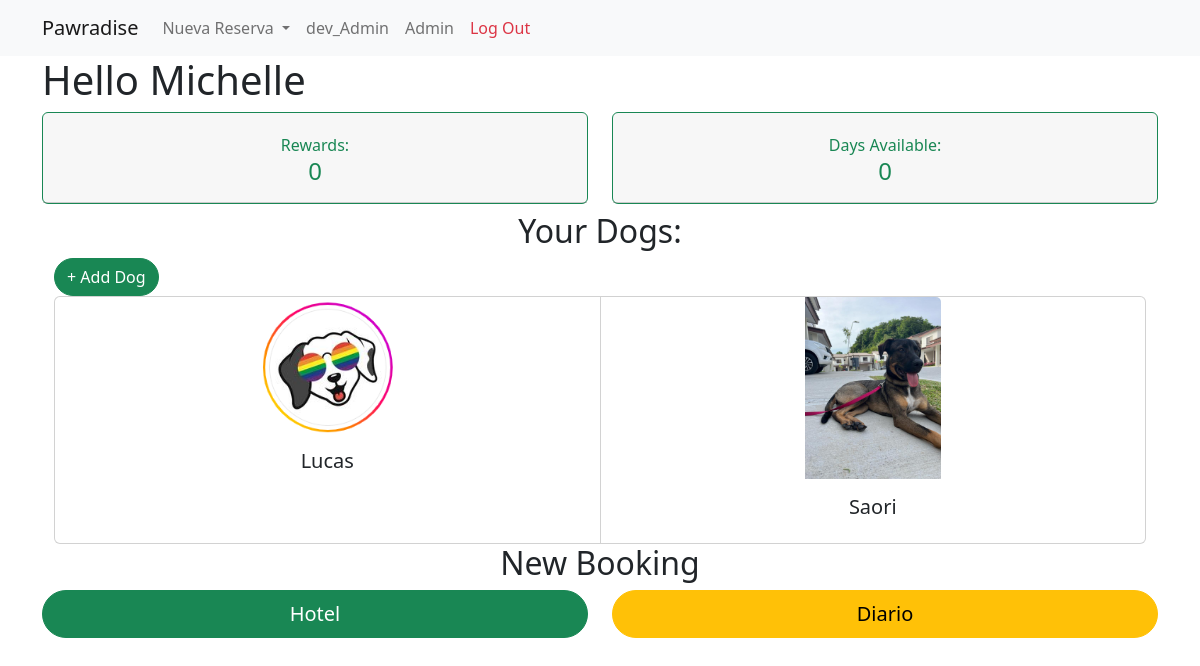
The app's page /home (signed in), older data.
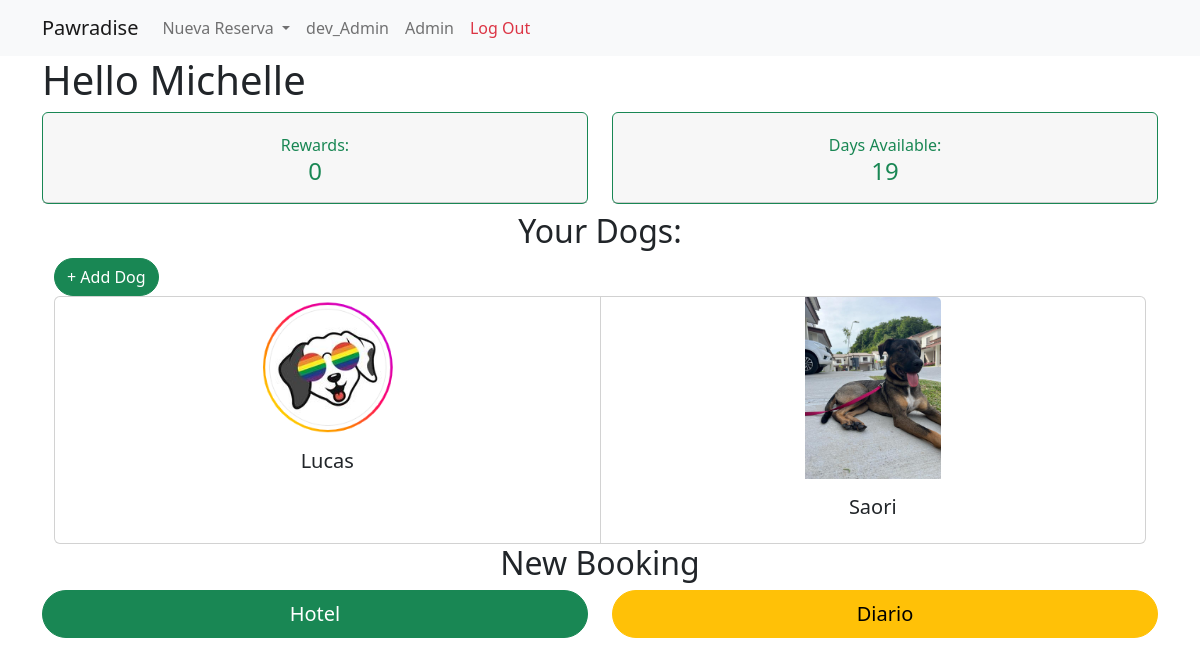
The same page, newer data.
### main/models.py (models this page shows, shortened)
class User(AbstractUser):
    nombre = models.CharField(max_length=250)
    apellido = models.CharField(max_length=250,default='None')
    telefono = models.CharField(max_length=250)
    email = models.EmailField(unique=True,max_length=250)
    rewards = models.IntegerField(null=False,default=0)
    available_days = models.IntegerField(null=False,default=0)
    balance = models.DecimalField(null=True,max_digits=6,decimal_places=2)
    username = models.CharField(max_length=150,blank=True)
    USERNAME_FIELD = 'email'
    REQUIRED_FIELDS = []

### main/views.py (the view)
# urls.py: path('home',views.home,name='home'),
@login_required(login_url='login')
def home(request):
    user = request.user
    rewards = user.rewards
    user_dogs = Dogs.objects.filter(propietario__exact=request.user)
    context = {
        'user_dogs':user_dogs,
    }
    return render(request,'main/home.html',context)

### main/templates/main/home.html
{% extends 'index.html' %}
{% block content %}
{% load static %}
<div class="container">
    <h1>Hello {{user.nombre}}</h1>
<div class="row">
    <div class="col">
      <div class="card border-success mb-2">
        <div class="card-header p-3 pt-3">
            <div class="text-center pt-1">
                <p class="text-sm mb-0 text-capitalize text-success">Rewards:</p>
                <h4 class="mb-0 text-success">{{user.rewards}}</h4>
            </div>
        </div>
    </div>
    </div>
    <div class="col">
        <div class="card border-success mb-2">
          <div class="card-header p-3 pt-3">
              <div class="text-center pt-1">
                  <p class="text-sm mb-0 text-capitalize text-success">Days Available:</p>
                  <h4 class="mb-0 text-success">{{user.available_days}}</h4>
              </div>
          </div>
      </div>
      </div>
</div>
<div class="container">
        <h2 class="text-center">Your Dogs:</h2>
        <a href="{% url 'register_dog' %}" type="button" class="btn btn-success rounded-pill">+ Add Dog</a>
    <div class="card-group">
        {% for dog in user_dogs %}
        <div class="card align-items-center">
            {% if dog.photo %}
            <img src="{{ dog.photo.url }}" style="width: 25%;" class="card-img-top " alt="Dog_Photo">
            {% else %}
            <img src="{% static '/img/paw_logo.png' %}" style="width: 25%;" class="card-img-top " alt="Dog_No_Photo">
            {% endif %}
          <div class="card-body">
            <h5 class="card-title">{{dog.nombre}}</h5>
          </div>
        </div>
        {% endfor %}
    </div>
</div>
<div class="row ">
    <h2 class="text-center">New Booking</h2>
    <div class="col d-flex justify-content-center">
        <a class="btn btn-lg rounded-5 btn-success" style="width: 100%;" href="{% url 'booking_hotel' %}" role="button">Hotel</a>
    </div>
    <div class="col d-flex justify-content-center">
        <a class="btn btn-lg rounded-5 btn-warning" style="width: 100%;" href="{% url 'booking_diario' %}" role="button">Diario</a>
    </div>
</div>
</div>
{% endblock %}

Row changes from the older to the newer data that the page shows:
changed User "Michelle": available_days "0" → "19"
